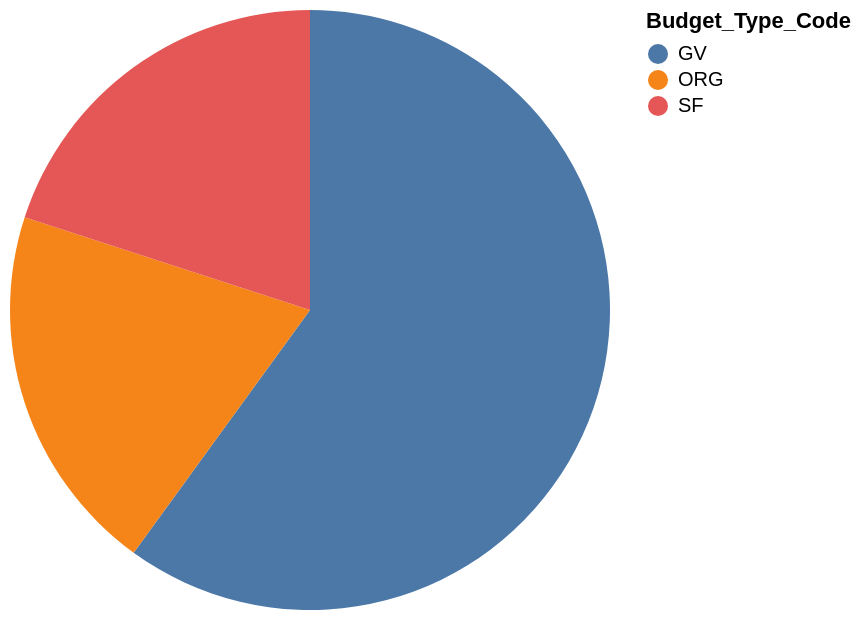

Vega-Lite specification stored for this chart:
### Vega-Lite specification from a JSON file in a GitHub repository (floating-point values rounded to 4 significant figures)
{"data": {"values": [{"x_data": "GV", "y_data": 6}, {"x_data": "ORG", "y_data": 2}, {"x_data": "SF", "y_data": 2}]}, "mark": "arc", "encoding": {"theta": {"field": "y_data", "type": "quantitative", "title": "COUNT(Budget_Type_Code)"}, "color": {"field": "x_data", "type": "nominal", "title": "Budget_Type_Code"}}}
